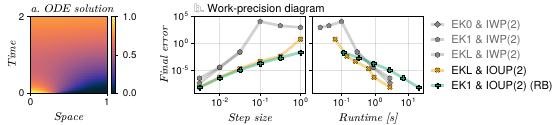

This figure's Julia source:
using JLD
using CairoMakie
using TuePlots
using OrdinaryDiffEq
using Distributions
using LaTeXStrings

import BayesExpIntExperiments as BEIE
import BayesExpIntExperiments: get_label, PlotTheme, get_alg_style, LINEALPHA

DIR = @__DIR__
data = load(joinpath(DIR, "workprecisiondata.jld"))
results = data["results"]

NU = 2

x = :dt
x2 = :time
xlabel =
    x == :nsteps ? "Number of steps" :
    x == :nf ? "Number of function evaluations" :
    x == :dt ? "Step size" :
    x == :time ? "Runtime [s]" :
    String(x)
x2label =
    x2 == :chi2_final ? "Normalised χ² statistic" :
    x2 == :nf ? "Number of function evaluations" :
    x2 == :time ? "Runtime [s]" :
    String(x2)
y = :final
ylabel = "Final error"

algs = (
    "EK0+IWP($NU)",
    "EK1+IWP($NU)",
    "EKL+IWP($NU)",
    "EK0+IOUP($NU)",
    "EK1+IOUP($NU)+RB",
)

set_theme!(
    merge(
        Theme(
            figure_padding=(-7, 12, 1, 0),
            Axis=(
                xticks=LogTicks(WilkinsonTicks(3)),
                yticks=LogTicks(WilkinsonTicks(10)),
            ),
        ),
        PlotTheme,
        Theme(
            TuePlots.SETTINGS[:NEURIPS];
            font=false,
            fontsize=true,
            figsize=true,
            thinned=true,
            nrows=1.1, ncols=3,
        ),
    ),
)

fig = Figure()

# Solution plot
prob, L = BEIE.prob_rd_1d_fisher(; N=100)
d = length(prob.u0)
ref_sol = solve(prob, RadauIIA5(), abstol=1e-20, reltol=1e-20, saveat=0.02)
Array(ref_sol)
gl = fig[1, 1] = GridLayout()
ax_sol = Axis(
    gl[1, 1],
    xticks=([0.5, length(prob.u0) + 0.5], ["0", "1"]),
    yticks=(
        [ref_sol.t[begin] - (ref_sol.t[begin+1] - ref_sol.t[begin]) / 2,
            ref_sol.t[end] + (ref_sol.t[end] - ref_sol.t[end-1]) / 2],
        ["0", "2"]),
    xlabel="Space",
    ylabel="Time",
    title=rich(rich("a. ", font="Times New Roman Bold"),
        rich("ODE solution", font="Times New Roman")),
)
hm = CairoMakie.heatmap!(
    ax_sol,
    1:length(ref_sol.u[1]),
    ref_sol.t,
    Array(ref_sol);
    colormap=:thermal, colorrange=(0, 1),
    fxaa=false,
)
cb = Colorbar(gl[1, 2], hm, size=3)
colgap!(gl, 3)
colsize!(gl, 1, Aspect(1, 1.0))
colsize!(fig.layout, 1, Auto(1.0))

# Work-precision
sclines = Dict()
ax = Axis(
    fig[1, 2];
    xscale=log10,
    yscale=log10,
    yticklabelsvisible=true,
    xlabel=xlabel,
    ylabel=ylabel,
    title=rich(rich("b. ", font="Times Bold"),
        rich("Work-precision diagram", font="Times")),
)
for alg in algs
    wp = results[alg][2:end]
    scl = scatterlines!(
        ax,
        x == :nsteps ?
        [(prob.tspan[2] - prob.tspan[1]) / r[:dt] for r in wp] :
        [r[x] for r in wp],
        [r[y] for r in wp];
        label=alg,
        get_alg_style(alg)...,
        color=(get_alg_style(alg).color, LINEALPHA),
        markercolor=get_alg_style(alg).color,
    )
    sclines[alg] = scl
end

ax2 = Axis(
    fig[1, 3];
    xscale=log10,
    yscale=log10,
    yticklabelsvisible=false,
    xlabel=x2label,
)
(x2 == :chi2_final) && vlines!(ax2, [1], color=:gray, linestyle=:dash, linewidth=1)
for alg in algs
    wp = results[alg][2:end]
    if x2 == :chi2_final && !(:chi2_final in keys(wp[1]))
        continue
    end
    scl = scatterlines!(
        ax2,
        (x2 == :chi2_final) ? [r[x2] / d for r in wp] : [r[x2] for r in wp],
        [r[y] for r in wp];
        label=alg,
        get_alg_style(alg)...,
        color=(get_alg_style(alg).color, LINEALPHA),
        markercolor=get_alg_style(alg).color,
    )
    sclines[alg] = scl
end

leg = Legend(
    fig[:, end+1],
    [sclines[k] for k in algs],
    [get_label(k) for k in algs],
    labelfont="Times",
)

colgap!(fig.layout, 1, 5)
colgap!(fig.layout, 2, 3)
colgap!(fig.layout, 3, 0)
CairoMakie.ylims!(ax, nothing, 1e5)
CairoMakie.ylims!(ax2, nothing, 1e5)
linkyaxes!(ax, ax2)
(x2 == :chi2_final) && CairoMakie.xlims!(ax2, 1e-6, 1e7)
(x == :nsteps) && CairoMakie.xlims!(ax, 1e0, nothing)

filename = joinpath(DIR, "plot.pdf")
save(filename, fig, pt_per_unit=1)
@info "Saved figure to $filename"
